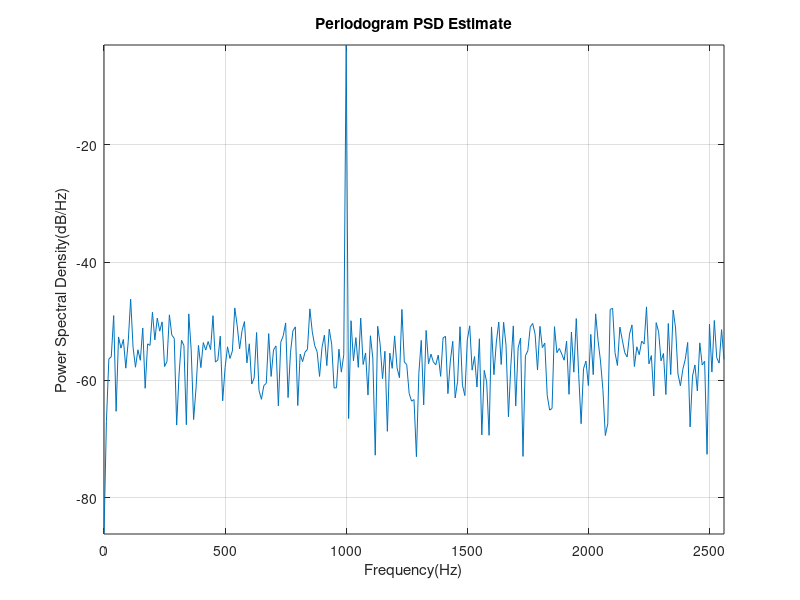
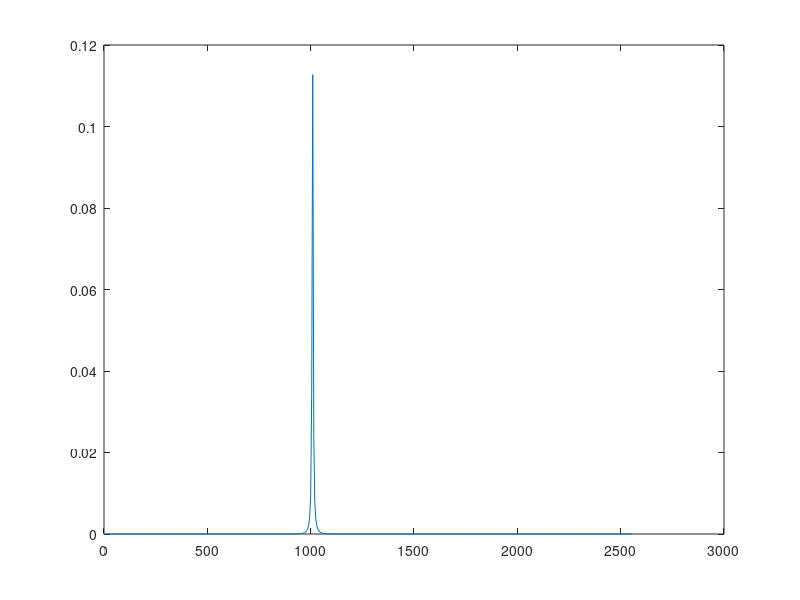
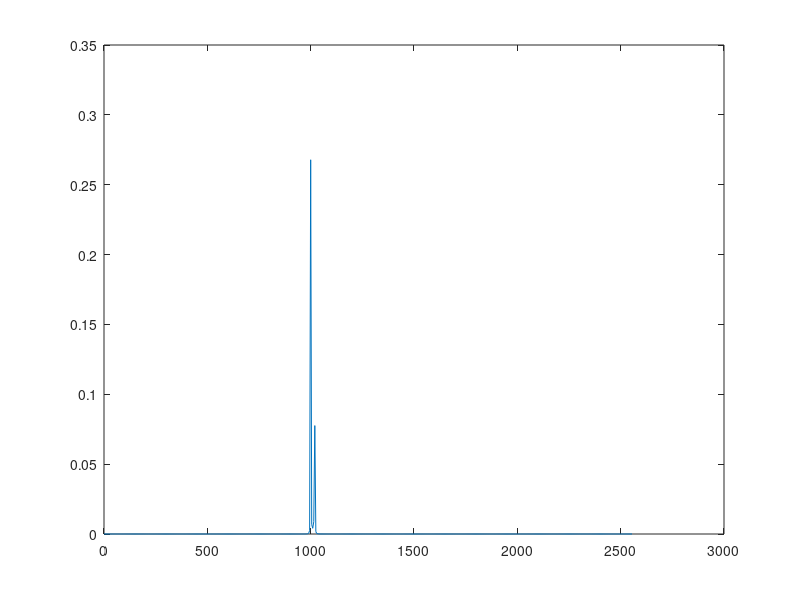

MATLAB code for these plots, in order:
Fs=5120;
n=0:1/Fs:1;
f0=1000;
xn=sin(2*pi*f0*n)+sin(2*pi*(f0+19)*n)+0.1*randn(size(n));
window=boxcar(length(xn));
nfft=512;
[Pxx,f]=periodogram(xn,window,nfft,Fs);
figure(1)
plot(f,10*log10(Pxx)),grid
axis([0,2560,min(10*log10(Pxx)),max(10*log10(Pxx))])
xlabel('Frequency(Hz)')
ylabel('Power Spectral Density(dB/Hz)')
title('Periodogram PSD Estimate')
order1=20;
order2=50;
figure(2)
pburg(xn,order1,nfft,Fs)
figure(3)
pburg(xn,order2,nfft,Fs)